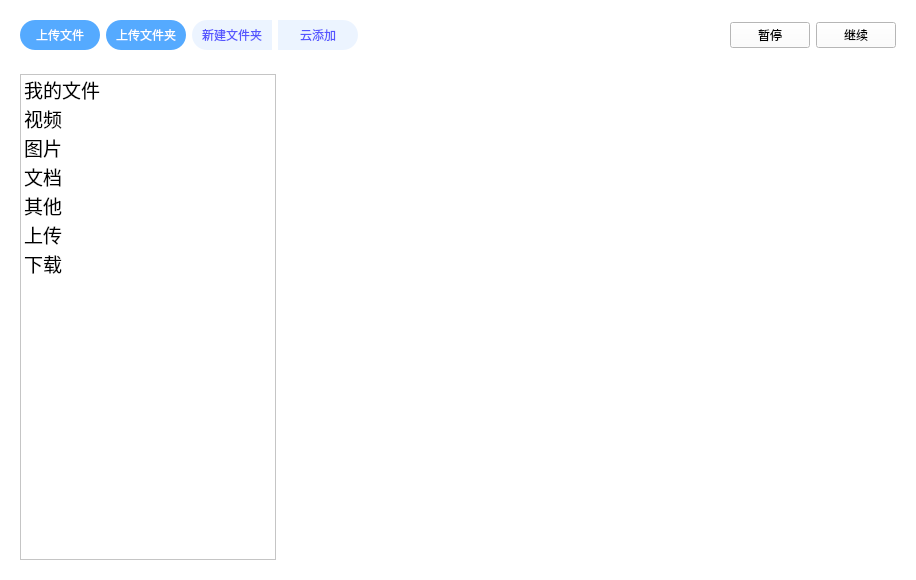
<?xml version="1.0" encoding="UTF-8"?>
<ui version="4.0">
 <class>mainwindow</class>
 <widget class="QWidget" name="mainwindow">
  <property name="geometry">
   <rect>
    <x>0</x>
    <y>0</y>
    <width>916</width>
    <height>580</height>
   </rect>
  </property>
  <property name="windowTitle">
   <string>Form</string>
  </property>
  <property name="styleSheet">
   <string notr="true">background-color: rgb(255, 255, 255);</string>
  </property>
  <layout class="QVBoxLayout" name="verticalLayout_2">
   <item>
    <widget class="QWidget" name="widget_2" native="true">
     <layout class="QHBoxLayout" name="horizontalLayout">
      <item>
       <widget class="QPushButton" name="uploadFile">
        <property name="styleSheet">
         <string notr="true">border: none;
    background-color: rgb(85, 170, 255);
    color: rgb(255, 255, 255);
    min-height: 30px;
    min-width: 80px;
    border-radius: 15px; </string>
        </property>
        <property name="text">
         <string>上传文件</string>
        </property>
        <property name="icon">
         <iconset resource="resource.qrc">
          <normaloff>:/new/prefix1/image/上传文件.png</normaloff>:/new/prefix1/image/上传文件.png</iconset>
        </property>
       </widget>
      </item>
      <item>
       <widget class="QPushButton" name="uploadDir">
        <property name="styleSheet">
         <string notr="true">border: none;
    background-color: rgb(85, 170, 255);
    color: rgb(255, 255, 255);
    min-height: 30px;
    min-width: 80px;
    border-radius: 15px; </string>
        </property>
        <property name="text">
         <string>上传文件夹</string>
        </property>
        <property name="icon">
         <iconset resource="resource.qrc">
          <normaloff>:/new/prefix1/image/上传文件.png</normaloff>:/new/prefix1/image/上传文件.png</iconset>
        </property>
       </widget>
      </item>
      <item>
       <widget class="QPushButton" name="createDir">
        <property name="styleSheet">
         <string notr="true">border: none;
background-color: rgb(236, 244, 255);
color: rgb(85, 85, 255);
    min-height: 30px;
    min-width: 80px;
   border-top-left-radius: 15px;

border-bottom-left-radius: 15px;</string>
        </property>
        <property name="text">
         <string>新建文件夹</string>
        </property>
        <property name="icon">
         <iconset resource="resource.qrc">
          <normaloff>:/new/prefix1/image/新建文件夹.png</normaloff>:/new/prefix1/image/新建文件夹.png</iconset>
        </property>
       </widget>
      </item>
      <item>
       <widget class="QPushButton" name="cloudAdd">
        <property name="styleSheet">
         <string notr="true">border: none;
background-color: rgb(236, 244, 255);
color: rgb(85, 85, 255);
    min-height: 30px;
    min-width: 80px;
   border-top-right-radius: 15px;

border-bottom-right-radius: 15px;</string>
        </property>
        <property name="text">
         <string>云添加</string>
        </property>
        <property name="icon">
         <iconset resource="resource.qrc">
          <normaloff>:/new/prefix1/image/云对象存储.png</normaloff>:/new/prefix1/image/云对象存储.png</iconset>
        </property>
       </widget>
      </item>
      <item>
       <spacer name="horizontalSpacer">
        <property name="orientation">
         <enum>Qt::Orientation::Horizontal</enum>
        </property>
        <property name="sizeHint" stdset="0">
         <size>
          <width>40</width>
          <height>20</height>
         </size>
        </property>
       </spacer>
      </item>
      <item>
       <widget class="QPushButton" name="stopBtn">
        <property name="text">
         <string>暂停</string>
        </property>
       </widget>
      </item>
      <item>
       <widget class="QPushButton" name="continueBtn">
        <property name="text">
         <string>继续</string>
        </property>
       </widget>
      </item>
     </layout>
    </widget>
   </item>
   <item>
    <layout class="QHBoxLayout" name="horizontalLayout_2">
     <item>
      <widget class="QWidget" name="widget" native="true">
       <property name="sizePolicy">
        <sizepolicy hsizetype="Maximum" vsizetype="Preferred">
         <horstretch>0</horstretch>
         <verstretch>0</verstretch>
        </sizepolicy>
       </property>
       <layout class="QVBoxLayout" name="verticalLayout">
        <item>
         <widget class="QListWidget" name="listWidget">
          <property name="sizePolicy">
           <sizepolicy hsizetype="Maximum" vsizetype="Expanding">
            <horstretch>0</horstretch>
            <verstretch>0</verstretch>
           </sizepolicy>
          </property>
          <property name="styleSheet">
           <string notr="true">width:100;</string>
          </property>
          <property name="lineWidth">
           <number>1</number>
          </property>
          <item>
           <property name="text">
            <string>我的文件</string>
           </property>
           <property name="font">
            <font>
             <pointsize>14</pointsize>
            </font>
           </property>
           <property name="icon">
            <iconset resource="resource.qrc">
             <normaloff>:/new/prefix1/image/文件.png</normaloff>:/new/prefix1/image/文件.png</iconset>
           </property>
          </item>
          <item>
           <property name="text">
            <string>视频</string>
           </property>
           <property name="font">
            <font>
             <pointsize>14</pointsize>
            </font>
           </property>
           <property name="icon">
            <iconset resource="resource.qrc">
             <normaloff>:/new/prefix1/image/视频.png</normaloff>:/new/prefix1/image/视频.png</iconset>
           </property>
          </item>
          <item>
           <property name="text">
            <string>图片</string>
           </property>
           <property name="font">
            <font>
             <pointsize>14</pointsize>
            </font>
           </property>
           <property name="icon">
            <iconset resource="resource.qrc">
             <normaloff>:/new/prefix1/image/图片.png</normaloff>:/new/prefix1/image/图片.png</iconset>
           </property>
          </item>
          <item>
           <property name="text">
            <string>文档</string>
           </property>
           <property name="font">
            <font>
             <pointsize>14</pointsize>
            </font>
           </property>
           <property name="icon">
            <iconset resource="resource.qrc">
             <normaloff>:/new/prefix1/image/文档.png</normaloff>:/new/prefix1/image/文档.png</iconset>
           </property>
          </item>
          <item>
           <property name="text">
            <string>其他</string>
           </property>
           <property name="font">
            <font>
             <pointsize>14</pointsize>
            </font>
           </property>
           <property name="icon">
            <iconset resource="resource.qrc">
             <normaloff>:/new/prefix1/image/其他文件.png</normaloff>:/new/prefix1/image/其他文件.png</iconset>
           </property>
          </item>
          <item>
           <property name="text">
            <string>上传</string>
           </property>
           <property name="font">
            <font>
             <pointsize>14</pointsize>
            </font>
           </property>
          </item>
          <item>
           <property name="text">
            <string>下载</string>
           </property>
           <property name="font">
            <font>
             <pointsize>14</pointsize>
            </font>
           </property>
          </item>
         </widget>
        </item>
       </layout>
      </widget>
     </item>
     <item>
      <widget class="QWidget" name="widget_3" native="true">
       <layout class="QVBoxLayout" name="verticalLayout_3">
        <item>
         <widget class="QStackedWidget" name="stackedWidget">
          <widget class="QWidget" name="page"/>
          <widget class="QWidget" name="page_2"/>
         </widget>
        </item>
       </layout>
      </widget>
     </item>
    </layout>
   </item>
  </layout>
 </widget>
 <resources>
  <include location="resource.qrc"/>
 </resources>
 <connections/>
</ui>
